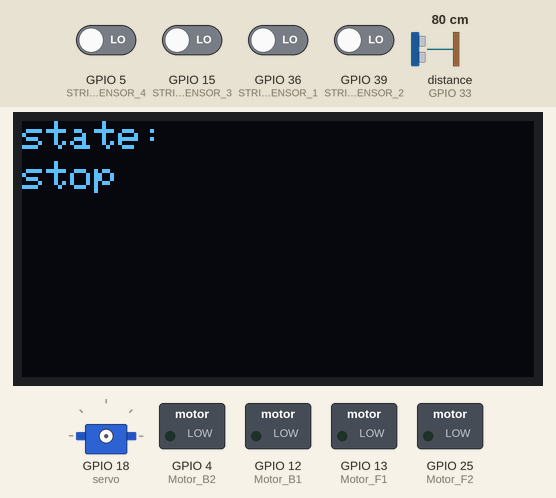
Recording of a sketch running on a simulated ESP32. On the bench: 128×64 one-colour display, servo, switched loads named in the sketch (green lamp = pin HIGH). Dashed ring = blinking. The test bench sets the inputs (shaded band); at power-on: GPIO 5 (STRIP_SENSOR_4), GPIO 15 (STRIP_SENSOR_3), GPIO 36 (STRIP_SENSOR_1), GPIO 39 (STRIP_SENSOR_2) LOW, distance to the obstacle (sensor on GPIO 33) 80 cm. The echo pulse lasts 58.3 µs per cm; pins used as bus, display or sensor lines are not drawn.

Above: at 2.2 s.
2.3 s: GPIO 5 (STRIP_SENSOR_4) driven HIGH
At 3.5 s:
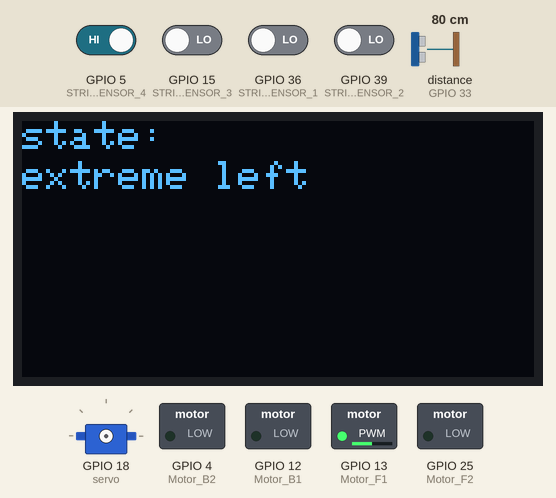
3.8 s: GPIO 5 (STRIP_SENSOR_4) driven LOW and GPIO 15 (STRIP_SENSOR_3) driven HIGH
At 4.5 s:
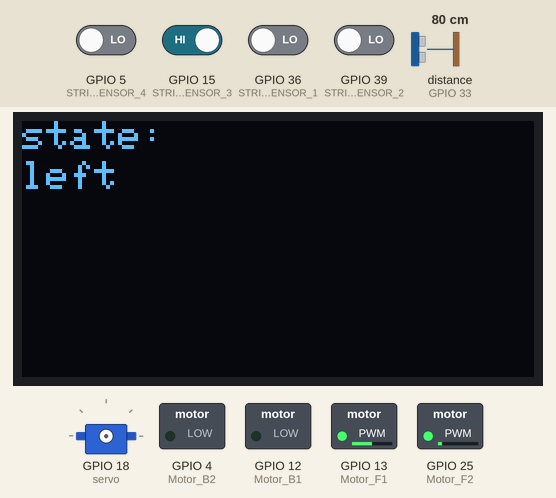
5.3 s: GPIO 36 (STRIP_SENSOR_1) driven HIGH
At 6.2 s:
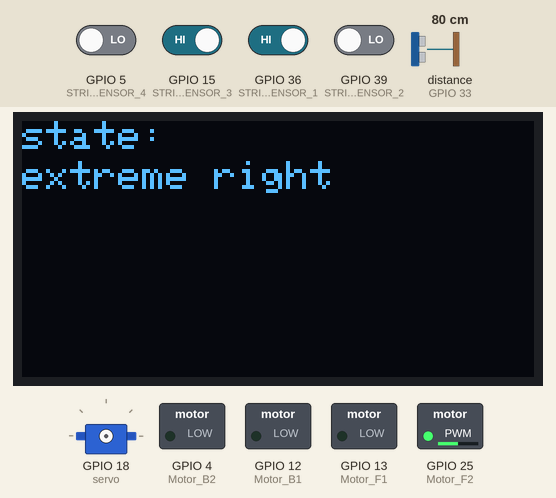
6.8 s: GPIO 39 (STRIP_SENSOR_2) driven HIGH
At 8.2 s:
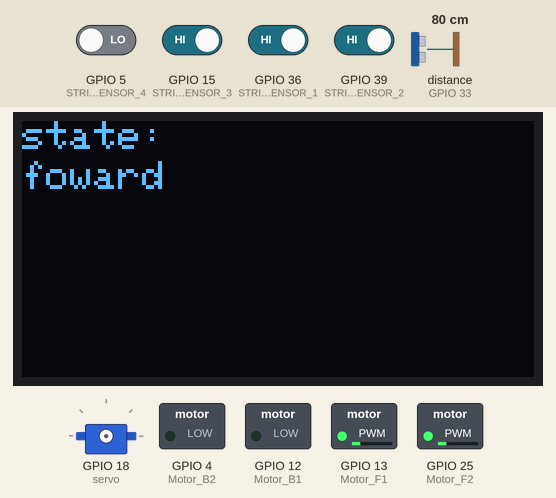
9.8 s: GPIO 5 (STRIP_SENSOR_4) driven HIGH
At 10.9 s:
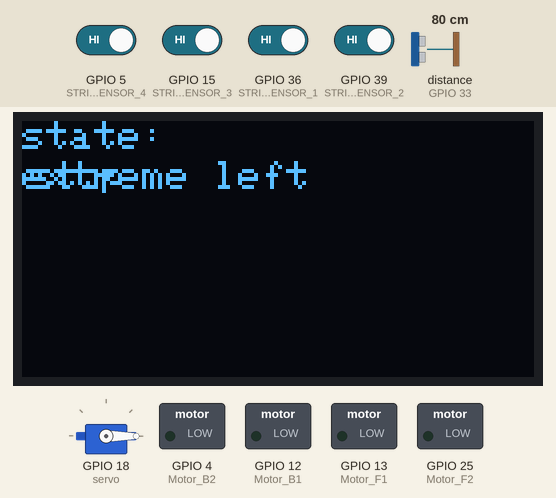
12.8 s: GPIO 15 (STRIP_SENSOR_3) driven LOW and GPIO 36 (STRIP_SENSOR_1) driven LOW
At 17.7 s:
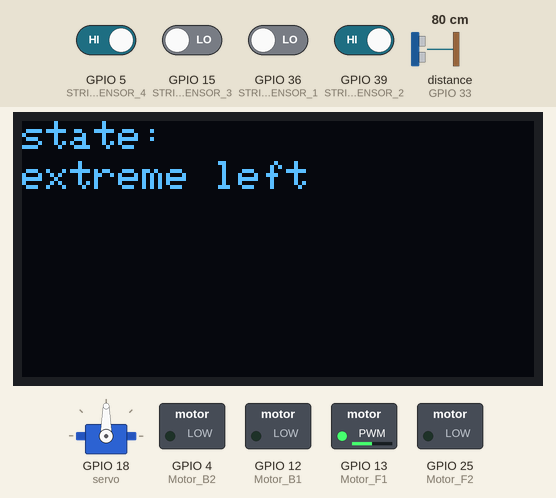
Timing chart, 0 to 18.6 s (numbered marks = the images above; inputs shaded):
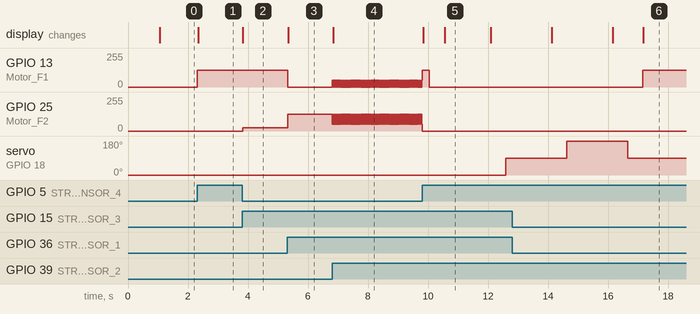

The sketch:

StripSensor.ino
```cpp
#include <Wire.h>
#include <Adafruit_GFX.h>
#include <Adafruit_SH110X.h>
#include <WiFi.h>
#include <esp_now.h>
#include <Adafruit_NeoPixel.h>
#include "DFRobotDFPlayerMini.h"

// OLED pins
#define i2c_Address 0x3c // OLED screen I2C address
#define SCREEN_WIDTH 128
#define SCREEN_HEIGHT 64
#define OLED_RESET -1

Adafruit_SH1106G display = Adafruit_SH1106G(SCREEN_WIDTH, SCREEN_HEIGHT, &Wire, OLED_RESET); // Creating an object for communication with the OLED screen

// IR Sensor Pins
#define STRIP_SENSOR_1 36
#define STRIP_SENSOR_2 39
#define STRIP_SENSOR_3 15
#define STRIP_SENSOR_4 5

// OLED pins
#define i2c_Address 0x3c // OLED screen I2C address
#define SCREEN_WIDTH 128
#define SCREEN_HEIGHT 64
#define OLED_RESET -1

// Motor and PWM pins
#define Motor_B1 12
#define Motor_F1 13
#define Motor_B2 4
#define Motor_F2 25

#define Resolution 8
#define Freq 1000

#define PWM_CHANNEL_B1 0
#define PWM_CHANNEL_F1 1
#define PWM_CHANNEL_B2 2
#define PWM_CHANNEL_F2 3

// Ultrasonic Sensor Pins
#define PIN_TRIG 32
#define PIN_ECHO 33

// Servo Settings
#include <ESP32Servo.h>
Servo servo;

void setup() {
  // Initialize the display
  display.begin(i2c_Address,true);
  display.clearDisplay();
  display.setTextColor(SH110X_WHITE);

  pinMode(STRIP_SENSOR_1, INPUT);
  pinMode(STRIP_SENSOR_2, INPUT);
  pinMode(STRIP_SENSOR_3, INPUT);
  pinMode(STRIP_SENSOR_4, INPUT);

  // Set up PWM channels for motors
  ledcAttach(Motor_F1, Freq, Resolution);
  ledcAttach(Motor_F2, Freq, Resolution);
  ledcAttach(Motor_B1, Freq, Resolution);
  ledcAttach(Motor_B2, Freq, Resolution);

  pinMode(PIN_TRIG, OUTPUT);
  pinMode(PIN_ECHO, INPUT);

  delay(1000);
}

void loop()
{
  if(digitalRead(STRIP_SENSOR_1) && digitalRead(STRIP_SENSOR_2) && digitalRead(STRIP_SENSOR_3) && digitalRead(STRIP_SENSOR_4)){
    delay(200);
    motorsWrite(0, 0, 0, 0);
    delay(500);

    display.setCursor(2,10);
    display.print("stop");
    display.display();

    // Measure the distance at every angle
    moveServo(0);
    moveServo(0);
    delay(500);

    float disR = measureDis();
    display.setCursor(2,20);
    display.print("0 - " + String(disR));
    display.display();
    delay(500);

    moveServo(90);
    moveServo(90);
    delay(500);

    float disF = measureDis();
    display.setCursor(2,30);
    display.print("90 - " + String(disF));
    display.display();
    delay(500);

    moveServo(180);
    moveServo(180);
    delay(500);

    float disL = measureDis();
    display.setCursor(2,40);
    display.print("180 - " + String(disL));
    display.display();
    delay(500);

    moveServo(90);

    // Determine the course
    if((disF > disR) && (disF > disL)){
      motorsWrite(0.7, 0.7, 0, 0);
      delay(1000);
    }
    else if((disR > disF) && (disR > disL)){
      motorsWrite(0,1,0,0);
      delay(1000);
      while(!digitalRead(STRIP_SENSOR_2) && !digitalRead(STRIP_SENSOR_3)){
      }
    }
    else if((disL > disF) && (disL > disR)){
      motorsWrite(1,0,0,0);
      delay(1000);
      while(!digitalRead(STRIP_SENSOR_2) && !digitalRead(STRIP_SENSOR_3)){
      }
    }
  }

  // If car is on course
  else if (digitalRead(STRIP_SENSOR_2) && digitalRead(STRIP_SENSOR_3))
  {
    motorsWrite(0.2, 0.2, 0, 0);
    displayMessage("state:", "foward");

  // Extreme correcting to the left at the start, when the middle sensors see the line
   if(digitalRead(STRIP_SENSOR_4))
   {
    motorsWrite(0.5,0,0,0);
    displayMessage("state:", "extreme left");
   }

   // Extreme correcting to the right at the start, when the middle sensors see the line
   else if(digitalRead(STRIP_SENSOR_1))
   {
    motorsWrite(0,0.5,0,0);
    displayMessage("state:", "extreme right");
   }
  }

  // Extreme correcting to the left in the end, when only STRIP_SENSOR_4 is able to see the line
  else if(digitalRead(STRIP_SENSOR_4))
  {
    motorsWrite(0.5,0,0,0);
    displayMessage("state:", "extreme left");
    if (!digitalRead(STRIP_SENSOR_4)) // A case in which the turn is wide and no sensor can see the line
    {
      while(!digitalRead(STRIP_SENSOR_2) && !digitalRead(STRIP_SENSOR_3)); // keep turning until it sees the line
    }

  }

  // Extreme correcting to the right in the end, when only STRIP_SENSOR_1 is able to see the line
  else if(digitalRead(STRIP_SENSOR_1))
  {
    motorsWrite(0,0.5,0,0);
    displayMessage("state:", "extreme right");
    if (!digitalRead(STRIP_SENSOR_1)) // A case in which the turn is wide and no sensor can see the line
    {
      while(!digitalRead(STRIP_SENSOR_2) && !digitalRead(STRIP_SENSOR_3)); // keep turning until it sees the line
    }
  }

  // Minor correcting to the left, when the car moves a bit, when there are twists.
  else if (digitalRead(STRIP_SENSOR_3))
  {
    displayMessage("state:", "left");
    motorsWrite(0.5, 0.1, 0, 0);
  }

  // Minor correcting to the right, when the car moves a bit, when there are twists.
  else if (digitalRead(STRIP_SENSOR_2))
  {
    displayMessage("state:", "right");
    motorsWrite(0.1, 0.5, 0, 0);
  }

  // Stop
  else
  {
    displayMessage("state:", "stop");
    motorsWrite(0, 0, 0, 0);
  }
}


//FUNCTIONS

void motorsWrite(float m1, float m2, float m3, float m4) {
  ledcWrite(Motor_F1, m1 * 255);
  ledcWrite(Motor_F2, m2 * 255);
  ledcWrite(Motor_B1, m3 * 255);
  ledcWrite(Motor_B2, m4 * 255);
}


void displayMessage(String title, String message)
{
  display.clearDisplay();               // Clear the OLED display
  display.setTextSize(1);              // Set text size
  display.setCursor(0, 0);             // Set cursor position
  display.println(title);              // Print title
  display.setCursor(0, 10);           // Move cursor to next line
  display.println(message);           // Print the message
  display.display();                   // Update the display
}


float measureDis()
{
  digitalWrite(PIN_TRIG, LOW);
  delayMicroseconds(2);
  digitalWrite(PIN_TRIG, HIGH);
  delayMicroseconds(10);
  digitalWrite(PIN_TRIG, LOW);
  float Duration = pulseIn(PIN_ECHO, HIGH);
  float distance = Duration / 58.0;

  return distance;
}

void moveServo(int angle) {
  servo.attach(18,500,2500);
  servo.write(angle);
  delay(500);
  servo.detach();
}
```

Measured:
- after the input at 2.3 s, GPIO 13 (Motor_F1): 0/255 → 127/255 at once; the display: changes at once (image 1)
- after the input at 3.8 s, GPIO 25 (Motor_F2): 0/255 → 25/255 at once; the display: changes at once (image 2)
- after the input at 5.3 s, GPIO 13 (Motor_F1): 127/255 → 0/255 at once; GPIO 25 (Motor_F2): 25/255 → 127/255 at once; the display: changes at once (image 3)
- after the input at 6.8 s, GPIO 13 (Motor_F1): alternates 51/255 for 0.03 s and 0/255 for 0.03 s, starting at once; GPIO 25 (Motor_F2): alternates 127/255 for 0.03 s and 51/255 for 0.03 s, starting at once; the display: changes at once (image 4)
- after the input at 9.8 s, servo on GPIO 18 (servo): 0° → 90° after 2.8 s; the display: first changes at once (image 5 shows a later state)
- after the input at 12.8 s, GPIO 13 (Motor_F1): 0/255 → 127/255 after 4.4 s; servo on GPIO 18 (servo): goes on until 16.7 s, then stays 90°; the display: first differs from a run without the input after 4.4 s (image 6)
- what the display in image 5 shows lasts 1.5 s, from 10.6 s to 12.1 s
